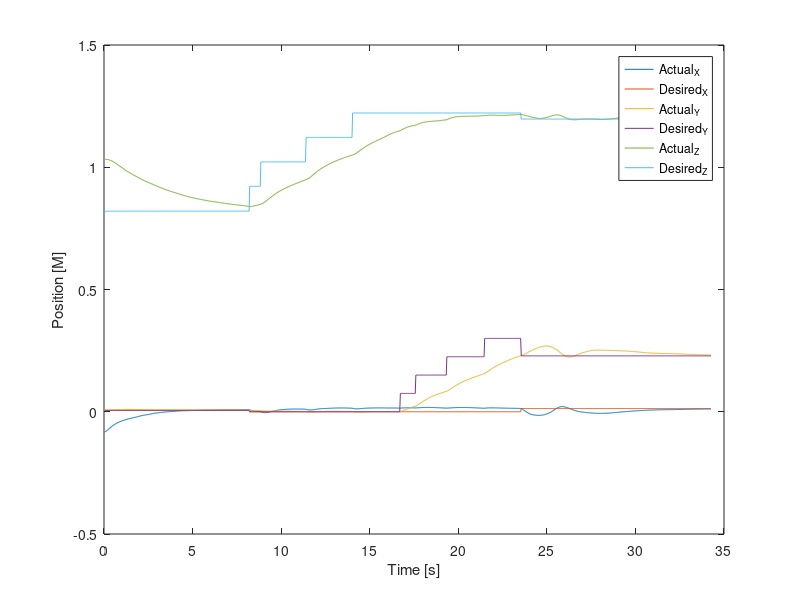
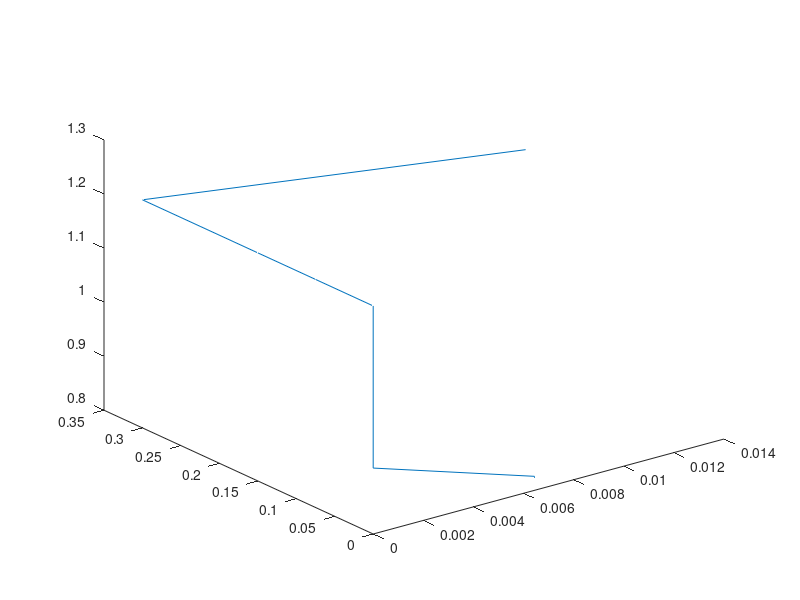

The MATLAB source for these figures, in order:
clc;
clear;
FormatSpec = '%f';

% ActualEefData = importdata('Data/ActualPos.txt');
% DesiredEefData = importdata('Data/DesiredPos.txt');
% 
% ActualParsed = cell(numel(ActualEefData),1);
% DesiredParsed = cell(numel(DesiredEefData),1);
% 
% for i=1:numel(ActualEefData)
%     val1 = sscanf(ActualEefData{i},'[%f,%f,%f]');
%     val2 = sscanf(DesiredEefData{i},'[%f,%f,%f]');
% 
%     ActualParsed{i} = val1;
%     DesiredParsed{i} = val2;
% end
% 
% ActualParsed = cell2mat(ActualParsed);
% DesiredParsed = cell2mat(DesiredParsed);


%ActualEEFPose = fscanf(ActualEEF,FormatSpec,[3,Inf])
% 
% fileID1 = fopen('tocubecurrent.txt','r');
% fileID2 = fopen('tocubedesired.txt','r');
% formatSpec = '%f';
% A = fscanf(fileID1,formatSpec)
% numitems1 = length(A)/3
% fclose(fileID1)
% fileID1 = fopen('tocubecurrent.txt','r');
% B = fscanf(fileID1,formatSpec,[3 Inf]);
% C = fscanf(fileID2,formatSpec,[3 Inf]);2
% 
% 
% plot3(ActualPos(:,1),ActualPos(:,2),ActualPos(:,3))
% hold on
% plot3(DesiredPos(:,1),DesiredPos(:,2),DesiredPos(:,3))
% hold off
ActualPos = [[-0.0827  0.0063  1.0322],
[-0.0817  0.0059  1.0323],
[-0.0802  0.0056  1.0323],
[-0.0784  0.0055  1.0322],
[-0.0764  0.0055  1.0320],
[-0.0743  0.0057  1.0316],
[-0.0721  0.0058  1.0311],
[-0.0698  0.0060  1.0304],
[-0.0674  0.0062  1.0296],
[-0.0651  0.0063  1.0286],
[-0.0630  0.0065  1.0275],
[-0.0610  0.0067  1.0263],
[-0.0591  0.0068  1.0250],
[-0.0574  0.0070  1.0237],
[-0.0557  0.0071  1.0223],
[-0.0540  0.0073  1.0208],
[-0.0523  0.0074  1.0192],
[-0.0506  0.0076  1.0175],
[-0.0491  0.0077  1.0158],
[-0.0477  0.0079  1.0141],
[-0.0464  0.0080  1.0124],
[-0.0451  0.0081  1.0106],
[-0.0439  0.0083  1.0089],
[-0.0428  0.0084  1.0071],
[-0.0415  0.0085  1.0053],
[-0.0404  0.0086  1.0035],
[-0.0393  0.0087  1.0017],
[-0.0383  0.0089  0.9999],
[-0.0373  0.0090  0.9981],
[-0.0364  0.0091  0.9963],
[-0.0356  0.0092  0.9946],
[-0.0348  0.0093  0.9929],
[-0.0339  0.0094  0.9911],
[-0.0330  0.0094  0.9894],
[-0.0322  0.0095  0.9876],
[-0.0314  0.0096  0.9859],
[-0.0307  0.0096  0.9843],
[-0.0301  0.0097  0.9827],
[-0.0295  0.0097  0.9811],
[-0.0288  0.0097  0.9795],
[-0.0282  0.0098  0.9780],
[-0.0276  0.0097  0.9765],
[-0.0270  0.0097  0.9750],
[-0.0264  0.0097  0.9735],
[-0.0258  0.0097  0.9721],
[-0.0252  0.0096  0.9707],
[-0.0246  0.0096  0.9693],
[-0.0241  0.0095  0.9679],
[-0.0235  0.0095  0.9665],
[-0.0229  0.0094  0.9652],
[-0.0222  0.0093  0.9638],
[-0.0216  0.0093  0.9625],
[-0.0210  0.0092  0.9612],
[-0.0204  0.0091  0.9599],
[-0.0198  0.0091  0.9585],
[-0.0191  0.0090  0.9572],
[-0.0183  0.0089  0.9558],
[-0.0175  0.0088  0.9544],
[-0.0169  0.0088  0.9530],
[-0.0163  0.0087  0.9516],
[-0.0157  0.0086  0.9503],
[-0.0153  0.0086  0.9490],
[-0.0148  0.0085  0.9477],
[-0.0144  0.0085  0.9465],
[-0.0139  0.0084  0.9453],
[-0.0135  0.0083  0.9441],
[-0.0131  0.0083  0.9430],
[-0.0127  0.0082  0.9418],
[-0.0122  0.0082  0.9407],
[-0.0118  0.0081  0.9396],
[-0.0113  0.0081  0.9385],
[-0.0108  0.0080  0.9374],
[-0.0104  0.0080  0.9363],
[-0.0100  0.0080  0.9353],
[-0.0096  0.0079  0.9342],
[-0.0091  0.0079  0.9332],
[-0.0085  0.0078  0.9321],
[-0.0079  0.0078  0.9309],
[-0.0073  0.0077  0.9298],
[-0.0067  0.0077  0.9286],
[-0.0063  0.0077  0.9275],
[-0.0059  0.0076  0.9264],
[-0.0055  0.0076  0.9253],
[-0.0052  0.0076  0.9242],
[-0.0049  0.0075  0.9232],
[-0.0046  0.0075  0.9221],
[-0.0043  0.0075  0.9211],
[-0.0040  0.0074  0.9201],
[-0.0037  0.0074  0.9190],
[-0.0033  0.0074  0.9180],
[-0.0030  0.0074  0.9170],
[-0.0027  0.0073  0.9160],
[-0.0024  0.0073  0.9150],
[-0.0021  0.0073  0.9140],
[-0.0019  0.0073  0.9130],
[-0.0016  0.0073  0.9120],
[-0.0013  0.0073  0.9110],
[-0.0010  0.0073  0.9100],
[-0.0008  0.0072  0.9091],
[-0.0006  0.0072  0.9081],
[-0.0004  0.0072  0.9072],
[-0.0003  0.0072  0.9063],
[-0.0001  0.0072  0.9054],
[0.0001 0.0072 0.9045]
[0.0002 0.0072 0.9037]
[0.0004 0.0072 0.9028]
[0.0005 0.0072 0.9020]
[0.0007 0.0072 0.9012]
[0.0008 0.0072 0.9004]
[0.0010 0.0072 0.8996]
[0.0012 0.0072 0.8988]
[0.0013 0.0072 0.8981]
[0.0015 0.0072 0.8973]
[0.0017 0.0071 0.8965]
[0.0019 0.0071 0.8957]
[0.0022 0.0071 0.8949]
[0.0024 0.0071 0.8941]
[0.0027 0.0071 0.8933]
[0.0029 0.0071 0.8924]
[0.0031 0.0071 0.8916]
[0.0033 0.0071 0.8908]
[0.0034 0.0071 0.8900]
[0.0036 0.0070 0.8892]
[0.0038 0.0070 0.8883]
[0.0040 0.0070 0.8875]
[0.0041 0.0070 0.8867]
[0.0041 0.0070 0.8859]
[0.0042 0.0070 0.8851]
[0.0042 0.0070 0.8844]
[0.0042 0.0069 0.8836]
[0.0042 0.0069 0.8829]
[0.0043 0.0069 0.8823]
[0.0043 0.0069 0.8816]
[0.0044 0.0069 0.8809]
[0.0045 0.0069 0.8802]
[0.0046 0.0069 0.8795]
[0.0047 0.0068 0.8789]
[0.0047 0.0068 0.8782]
[0.0048 0.0068 0.8776]
[0.0049 0.0068 0.8770]
[0.0049 0.0068 0.8764]
[0.0050 0.0068 0.8758]
[0.0050 0.0067 0.8752]
[0.0051 0.0067 0.8747]
[0.0052 0.0067 0.8741]
[0.0052 0.0067 0.8736]
[0.0053 0.0067 0.8730]
[0.0054 0.0067 0.8725]
[0.0054 0.0067 0.8720]
[0.0055 0.0066 0.8714]
[0.0056 0.0066 0.8709]
[0.0057 0.0066 0.8704]
[0.0058 0.0066 0.8699]
[0.0058 0.0066 0.8694]
[0.0059 0.0066 0.8689]
[0.0060 0.0065 0.8684]
[0.0060 0.0065 0.8679]
[0.0061 0.0065 0.8674]
[0.0062 0.0065 0.8669]
[0.0062 0.0065 0.8665]
[0.0063 0.0065 0.8660]
[0.0064 0.0065 0.8655]
[0.0064 0.0064 0.8650]
[0.0065 0.0064 0.8646]
[0.0065 0.0064 0.8641]
[0.0065 0.0064 0.8637]
[0.0066 0.0064 0.8632]
[0.0066 0.0064 0.8628]
[0.0067 0.0064 0.8624]
[0.0067 0.0064 0.8619]
[0.0067 0.0064 0.8615]
[0.0068 0.0063 0.8611]
[0.0068 0.0063 0.8607]
[0.0068 0.0063 0.8603]
[0.0069 0.0063 0.8599]
[0.0069 0.0063 0.8595]
[0.0070 0.0063 0.8591]
[0.0070 0.0063 0.8587]
[0.0070 0.0063 0.8583]
[0.0071 0.0063 0.8579]
[0.0071 0.0063 0.8575]
[0.0071 0.0063 0.8571]
[0.0071 0.0062 0.8568]
[0.0072 0.0062 0.8564]
[0.0072 0.0062 0.8560]
[0.0072 0.0062 0.8556]
[0.0072 0.0062 0.8553]
[0.0073 0.0062 0.8549]
[0.0073 0.0062 0.8546]
[0.0073 0.0062 0.8542]
[0.0073 0.0062 0.8538]
[0.0073 0.0062 0.8535]
[0.0074 0.0062 0.8531]
[0.0074 0.0062 0.8528]
[0.0074 0.0061 0.8524]
[0.0075 0.0061 0.8521]
[0.0075 0.0061 0.8517]
[0.0075 0.0061 0.8513]
[0.0075 0.0061 0.8510]
[0.0075 0.0061 0.8507]
[0.0075 0.0061 0.8503]
[0.0075 0.0061 0.8500]
[0.0075 0.0061 0.8497]
[0.0075 0.0061 0.8493]
[0.0075 0.0061 0.8490]
[0.0075 0.0061 0.8487]
[0.0075 0.0060 0.8484]
[0.0075 0.0060 0.8481]
[0.0075 0.0060 0.8478]
[0.0075 0.0060 0.8475]
[0.0075 0.0060 0.8472]
[0.0075 0.0060 0.8469]
[0.0075 0.0060 0.8466]
[0.0075 0.0060 0.8463]
[0.0075 0.0060 0.8460]
[0.0075 0.0060 0.8458]
[0.0075 0.0060 0.8455]
[0.0075 0.0060 0.8452]
[0.0076 0.0060 0.8449]
[0.0076 0.0059 0.8446]
[0.0077 0.0059 0.8443]
[0.0077 0.0059 0.8440]
[0.0078 0.0059 0.8437]
[0.0078 0.0059 0.8434]
[0.0078 0.0059 0.8430]
[0.0079 0.0059 0.8427]
[0.0079 0.0059 0.8424]
[0.0079 0.0059 0.8421]
[0.0079 0.0059 0.8417]
[0.0079 0.0059 0.8414]
[0.0078 0.0058 0.8411]
[0.0078 0.0058 0.8408]
[0.0078 0.0058 0.8405]
[0.0077 0.0058 0.8402]
[0.0069 0.0054 0.8386]
[0.0066 0.0051 0.8390]
[0.0062 0.0049 0.8394]
[0.0057 0.0048 0.8399]
[0.0052 0.0047 0.8403]
[0.0047 0.0047 0.8408]
[0.0042 0.0048 0.8413]
[0.0038 0.0048 0.8419]
[0.0033 0.0049 0.8424]
[0.0029 0.0049 0.8430]
[0.0026 0.0050 0.8436]
[0.0022 0.0051 0.8442]
[0.0019 0.0051 0.8448]
[0.0015 0.0052 0.8455]
[0.0011 0.0052 0.8462]
[0.0008 0.0053 0.8469]
[0.0005 0.0053 0.8476]
[0.0002 0.0053 0.8484]
[-0.0003  0.0051  0.8492],
[-0.0012  0.0045  0.8501],
[-0.0021  0.0040  0.8513],
[-0.0028  0.0037  0.8525],
[-0.0033  0.0034  0.8540],
[-0.0037  0.0032  0.8555],
[-0.0039  0.0031  0.8572],
[-0.0038  0.0030  0.8590],
[-0.0037  0.0030  0.8608],
[-0.0035  0.0029  0.8627],
[-0.0032  0.0029  0.8647],
[-0.0028  0.0029  0.8668],
[-0.0023  0.0029  0.8688],
[-0.0017  0.0029  0.8709],
[-0.0010  0.0030  0.8729],
[-0.0004  0.0030  0.8749],
[0.0002 0.0030 0.8769]
[0.0008 0.0031 0.8789]
[0.0014 0.0031 0.8808]
[0.0020 0.0031 0.8827]
[0.0026 0.0032 0.8846]
[0.0031 0.0032 0.8865]
[0.0036 0.0032 0.8884]
[0.0042 0.0033 0.8902]
[0.0047 0.0033 0.8920]
[0.0052 0.0033 0.8937]
[0.0057 0.0033 0.8954]
[0.0062 0.0033 0.8970]
[0.0066 0.0033 0.8986]
[0.0071 0.0033 0.9002]
[0.0074 0.0032 0.9017]
[0.0078 0.0032 0.9031]
[0.0081 0.0032 0.9046]
[0.0084 0.0032 0.9060]
[0.0087 0.0031 0.9073]
[0.0090 0.0031 0.9086]
[0.0092 0.0030 0.9100]
[0.0094 0.0030 0.9113]
[0.0095 0.0029 0.9125]
[0.0097 0.0029 0.9138]
[0.0099 0.0028 0.9150]
[0.0100 0.0028 0.9163]
[0.0102 0.0027 0.9175]
[0.0103 0.0026 0.9187]
[0.0104 0.0026 0.9198]
[0.0106 0.0025 0.9210]
[0.0107 0.0024 0.9221]
[0.0108 0.0024 0.9232]
[0.0109 0.0023 0.9243]
[0.0110 0.0023 0.9254]
[0.0111 0.0022 0.9265]
[0.0111 0.0022 0.9275]
[0.0112 0.0021 0.9286]
[0.0112 0.0020 0.9296]
[0.0111 0.0020 0.9307]
[0.0111 0.0019 0.9317]
[0.0110 0.0019 0.9328]
[0.0110 0.0018 0.9339]
[0.0110 0.0018 0.9349]
[0.0110 0.0017 0.9359]
[0.0110 0.0017 0.9369]
[0.0110 0.0016 0.9379]
[0.0111 0.0016 0.9389]
[0.0111 0.0015 0.9399]
[0.0111 0.0015 0.9408]
[0.0111 0.0014 0.9417]
[0.0110 0.0014 0.9426]
[0.0109 0.0014 0.9436]
[0.0108 0.0013 0.9445]
[0.0107 0.0013 0.9454]
[0.0105 0.0013 0.9464]
[0.0104 0.0012 0.9474]
[0.0102 0.0012 0.9483]
[0.0098 0.0008 0.9493]
[0.0091 0.0002 0.9504]
[ 0.0085 -0.0003  0.9516],
[ 0.0081 -0.0006  0.9530],
[ 0.0078 -0.0008  0.9545],
[ 0.0076 -0.0010  0.9561],
[ 0.0076 -0.0011  0.9579],
[ 0.0076 -0.0011  0.9597],
[ 0.0076 -0.0011  0.9617],
[ 0.0077 -0.0011  0.9638],
[ 0.0078 -0.0011  0.9660],
[ 0.0080 -0.0011  0.9682],
[ 0.0084 -0.0010  0.9705],
[ 0.0087 -0.0009  0.9727],
[ 0.0091 -0.0008  0.9748],
[ 0.0096 -0.0006  0.9770],
[ 0.0100 -0.0005  0.9791],
[ 0.0103 -0.0003  0.9812],
[ 0.0107 -0.0001  0.9832],
[0.0110 0.0000 0.9852]
[0.0113 0.0002 0.9871]
[0.0117 0.0004 0.9890]
[0.0120 0.0006 0.9907]
[0.0123 0.0007 0.9924]
[0.0125 0.0009 0.9941]
[0.0127 0.0011 0.9956]
[0.0129 0.0012 0.9971]
[0.0130 0.0014 0.9986]
[0.0131 0.0015 1.0001]
[0.0131 0.0016 1.0016]
[0.0132 0.0017 1.0031]
[0.0134 0.0018 1.0046]
[0.0135 0.0019 1.0060]
[0.0136 0.0020 1.0074]
[0.0137 0.0020 1.0088]
[0.0138 0.0020 1.0101]
[0.0139 0.0021 1.0114]
[0.0141 0.0021 1.0127]
[0.0142 0.0021 1.0140]
[0.0143 0.0021 1.0153]
[0.0144 0.0021 1.0165]
[0.0145 0.0021 1.0177]
[0.0146 0.0021 1.0189]
[0.0148 0.0021 1.0200]
[0.0149 0.0021 1.0212]
[0.0150 0.0021 1.0223]
[0.0150 0.0021 1.0235]
[0.0151 0.0021 1.0246]
[0.0152 0.0020 1.0257]
[0.0152 0.0020 1.0267]
[0.0153 0.0020 1.0278]
[0.0154 0.0020 1.0288]
[0.0154 0.0020 1.0298]
[0.0154 0.0019 1.0309]
[0.0155 0.0019 1.0319]
[0.0155 0.0019 1.0328]
[0.0155 0.0019 1.0338]
[0.0155 0.0018 1.0348]
[0.0155 0.0018 1.0357]
[0.0155 0.0018 1.0366]
[0.0154 0.0018 1.0376]
[0.0154 0.0018 1.0385]
[0.0154 0.0017 1.0394]
[0.0153 0.0017 1.0403]
[0.0153 0.0017 1.0412]
[0.0152 0.0017 1.0420]
[0.0152 0.0017 1.0429]
[0.0151 0.0017 1.0438]
[0.0150 0.0016 1.0446]
[0.0150 0.0016 1.0455]
[0.0149 0.0016 1.0463]
[0.0148 0.0016 1.0471]
[0.0147 0.0016 1.0479]
[0.0146 0.0016 1.0487]
[0.0146 0.0016 1.0495]
[0.0141 0.0012 1.0503]
[0.0134 0.0006 1.0511]
[0.0128 0.0001 1.0522]
[ 0.0124 -0.0003  1.0534],
[ 0.0121 -0.0005  1.0547],
[ 0.0120 -0.0007  1.0562],
[ 0.0119 -0.0008  1.0578],
[ 0.0119 -0.0009  1.0595],
[ 0.0120 -0.0010  1.0613],
[ 0.0121 -0.0010  1.0631],
[ 0.0123 -0.0010  1.0649],
[ 0.0125 -0.0010  1.0667],
[ 0.0127 -0.0010  1.0686],
[ 0.0129 -0.0009  1.0705],
[ 0.0131 -0.0009  1.0723],
[ 0.0134 -0.0008  1.0741],
[ 0.0136 -0.0007  1.0759],
[ 0.0138 -0.0005  1.0777],
[ 0.0140 -0.0004  1.0794],
[ 0.0142 -0.0003  1.0811],
[ 0.0144 -0.0001  1.0828],
[0.0145 0.0000 1.0844]
[0.0146 0.0002 1.0861]
[0.0148 0.0003 1.0876]
[0.0149 0.0005 1.0892]
[0.0150 0.0006 1.0907]
[0.0151 0.0007 1.0921]
[0.0151 0.0008 1.0935]
[0.0152 0.0009 1.0949]
[0.0153 0.0009 1.0963]
[0.0153 0.0010 1.0976]
[0.0154 0.0010 1.0990]
[0.0154 0.0010 1.1003]
[0.0155 0.0010 1.1015]
[0.0155 0.0010 1.1028]
[0.0155 0.0010 1.1040]
[0.0156 0.0010 1.1052]
[0.0156 0.0010 1.1064]
[0.0156 0.0010 1.1076]
[0.0157 0.0010 1.1088]
[0.0157 0.0010 1.1100]
[0.0157 0.0011 1.1111]
[0.0158 0.0011 1.1122]
[0.0158 0.0011 1.1134]
[0.0158 0.0011 1.1145]
[0.0157 0.0011 1.1157]
[0.0157 0.0011 1.1169]
[0.0157 0.0011 1.1181]
[0.0156 0.0011 1.1193]
[0.0156 0.0011 1.1205]
[0.0156 0.0011 1.1217]
[0.0156 0.0011 1.1230]
[0.0155 0.0011 1.1243]
[0.0155 0.0011 1.1256]
[0.0154 0.0011 1.1269]
[0.0153 0.0011 1.1282]
[0.0153 0.0011 1.1296]
[0.0152 0.0011 1.1309]
[0.0152 0.0011 1.1322]
[0.0153 0.0011 1.1335]
[0.0153 0.0011 1.1347]
[0.0153 0.0011 1.1359]
[0.0154 0.0011 1.1370]
[0.0154 0.0011 1.1381]
[0.0154 0.0011 1.1391]
[0.0154 0.0011 1.1401]
[0.0154 0.0011 1.1411]
[0.0154 0.0011 1.1420]
[0.0154 0.0011 1.1429]
[0.0153 0.0011 1.1437]
[0.0153 0.0011 1.1445]
[0.0152 0.0011 1.1453]
[0.0151 0.0011 1.1461]
[0.0151 0.0011 1.1469]
[0.0150 0.0011 1.1477]
[0.0149 0.0011 1.1484]
[0.0148 0.0011 1.1492]
[0.0149 0.0013 1.1502]
[0.0151 0.0017 1.1516]
[0.0153 0.0023 1.1530]
[0.0154 0.0030 1.1543]
[0.0156 0.0039 1.1556]
[0.0157 0.0048 1.1568]
[0.0158 0.0059 1.1580]
[0.0159 0.0069 1.1592]
[0.0159 0.0080 1.1604]
[0.0160 0.0091 1.1615]
[0.0160 0.0102 1.1625]
[0.0160 0.0112 1.1635]
[0.0161 0.0122 1.1644]
[0.0161 0.0133 1.1653]
[0.0161 0.0143 1.1661]
[0.0161 0.0152 1.1669]
[0.0161 0.0162 1.1676]
[0.0161 0.0171 1.1682]
[0.0160 0.0180 1.1688]
[0.0160 0.0189 1.1694]
[0.0159 0.0197 1.1699]
[0.0159 0.0205 1.1704]
[0.0158 0.0213 1.1709]
[0.0157 0.0220 1.1714]
[0.0156 0.0227 1.1718]
[0.0157 0.0236 1.1725]
[0.0158 0.0247 1.1736]
[0.0160 0.0260 1.1748]
[0.0161 0.0275 1.1759]
[0.0163 0.0291 1.1769]
[0.0164 0.0308 1.1779]
[0.0166 0.0325 1.1789]
[0.0168 0.0343 1.1798]
[0.0169 0.0360 1.1806]
[0.0171 0.0378 1.1814]
[0.0172 0.0395 1.1821]
[0.0173 0.0412 1.1828]
[0.0175 0.0428 1.1834]
[0.0175 0.0445 1.1839]
[0.0176 0.0461 1.1844]
[0.0177 0.0476 1.1848]
[0.0177 0.0491 1.1852]
[0.0177 0.0507 1.1856]
[0.0177 0.0522 1.1859]
[0.0177 0.0536 1.1862]
[0.0177 0.0550 1.1865]
[0.0177 0.0563 1.1868]
[0.0176 0.0576 1.1870]
[0.0176 0.0589 1.1873]
[0.0175 0.0601 1.1875]
[0.0174 0.0613 1.1877]
[0.0174 0.0624 1.1879]
[0.0173 0.0636 1.1882]
[0.0172 0.0647 1.1884]
[0.0171 0.0658 1.1886]
[0.0170 0.0668 1.1888]
[0.0169 0.0678 1.1890]
[0.0168 0.0688 1.1893]
[0.0167 0.0698 1.1895]
[0.0166 0.0707 1.1897]
[0.0165 0.0716 1.1900]
[0.0164 0.0725 1.1902]
[0.0163 0.0734 1.1904]
[0.0162 0.0742 1.1907]
[0.0160 0.0751 1.1910]
[0.0159 0.0760 1.1913]
[0.0158 0.0769 1.1916]
[0.0156 0.0777 1.1919]
[0.0155 0.0785 1.1922]
[0.0154 0.0793 1.1925]
[0.0153 0.0801 1.1928]
[0.0152 0.0809 1.1931]
[0.0151 0.0817 1.1934]
[0.0150 0.0824 1.1937]
[0.0149 0.0831 1.1941]
[0.0149 0.0840 1.1947]
[0.0150 0.0852 1.1958]
[0.0151 0.0865 1.1968]
[0.0153 0.0881 1.1979]
[0.0154 0.0897 1.1989]
[0.0156 0.0914 1.1999]
[0.0158 0.0932 1.2008]
[0.0160 0.0949 1.2016]
[0.0161 0.0966 1.2024]
[0.0163 0.0983 1.2031]
[0.0164 0.1000 1.2038]
[0.0166 0.1016 1.2044]
[0.0167 0.1033 1.2050]
[0.0168 0.1049 1.2055]
[0.0170 0.1064 1.2059]
[0.0171 0.1080 1.2063]
[0.0171 0.1095 1.2066]
[0.0172 0.1109 1.2069]
[0.0173 0.1124 1.2072]
[0.0174 0.1138 1.2074]
[0.0174 0.1152 1.2076]
[0.0174 0.1166 1.2078]
[0.0175 0.1179 1.2079]
[0.0175 0.1192 1.2080]
[0.0175 0.1205 1.2081]
[0.0175 0.1217 1.2082]
[0.0175 0.1229 1.2083]
[0.0175 0.1241 1.2083]
[0.0174 0.1253 1.2084]
[0.0174 0.1264 1.2084]
[0.0174 0.1275 1.2084]
[0.0173 0.1286 1.2084]
[0.0172 0.1297 1.2085]
[0.0172 0.1307 1.2085]
[0.0171 0.1318 1.2085]
[0.0170 0.1328 1.2086]
[0.0170 0.1338 1.2086]
[0.0169 0.1348 1.2086]
[0.0168 0.1358 1.2087]
[0.0167 0.1367 1.2087]
[0.0166 0.1377 1.2088]
[0.0165 0.1387 1.2089]
[0.0164 0.1396 1.2089]
[0.0163 0.1405 1.2090]
[0.0162 0.1414 1.2091]
[0.0161 0.1423 1.2092]
[0.0159 0.1432 1.2093]
[0.0158 0.1441 1.2094]
[0.0157 0.1450 1.2095]
[0.0156 0.1459 1.2096]
[0.0155 0.1467 1.2097]
[0.0154 0.1476 1.2098]
[0.0153 0.1485 1.2099]
[0.0152 0.1494 1.2101]
[0.0150 0.1503 1.2102]
[0.0149 0.1513 1.2104]
[0.0148 0.1522 1.2105]
[0.0147 0.1531 1.2107]
[0.0146 0.1540 1.2108]
[0.0145 0.1548 1.2110]
[0.0143 0.1557 1.2111]
[0.0144 0.1567 1.2113]
[0.0147 0.1580 1.2116]
[0.0150 0.1595 1.2119]
[0.0152 0.1612 1.2122]
[0.0154 0.1629 1.2125]
[0.0156 0.1646 1.2127]
[0.0157 0.1664 1.2128]
[0.0158 0.1682 1.2130]
[0.0158 0.1700 1.2130]
[0.0159 0.1717 1.2131]
[0.0159 0.1734 1.2131]
[0.0159 0.1751 1.2131]
[0.0159 0.1767 1.2130]
[0.0159 0.1783 1.2130]
[0.0158 0.1799 1.2129]
[0.0158 0.1814 1.2128]
[0.0158 0.1829 1.2128]
[0.0157 0.1844 1.2127]
[0.0156 0.1858 1.2126]
[0.0156 0.1872 1.2125]
[0.0155 0.1886 1.2125]
[0.0155 0.1899 1.2124]
[0.0154 0.1912 1.2124]
[0.0153 0.1925 1.2123]
[0.0153 0.1938 1.2123]
[0.0152 0.1950 1.2123]
[0.0152 0.1963 1.2123]
[0.0151 0.1975 1.2123]
[0.0150 0.1987 1.2123]
[0.0150 0.1998 1.2124]
[0.0149 0.2010 1.2124]
[0.0149 0.2022 1.2125]
[0.0148 0.2034 1.2126]
[0.0148 0.2045 1.2127]
[0.0147 0.2057 1.2128]
[0.0147 0.2068 1.2129]
[0.0146 0.2079 1.2130]
[0.0146 0.2090 1.2131]
[0.0145 0.2101 1.2132]
[0.0145 0.2112 1.2134]
[0.0144 0.2123 1.2135]
[0.0144 0.2133 1.2136]
[0.0144 0.2143 1.2138]
[0.0143 0.2154 1.2139]
[0.0143 0.2164 1.2141]
[0.0142 0.2175 1.2142]
[0.0142 0.2185 1.2144]
[0.0141 0.2194 1.2145]
[0.0141 0.2204 1.2146]
[0.0140 0.2213 1.2148]
[0.0140 0.2222 1.2149]
[0.0139 0.2231 1.2150]
[0.0138 0.2240 1.2151]
[0.0138 0.2248 1.2152]
[0.0137 0.2256 1.2153]
[0.0137 0.2264 1.2154]
[0.0136 0.2272 1.2155]
[0.0136 0.2280 1.2156]
[0.0135 0.2288 1.2157]
[0.0131 0.2297 1.2157]
[0.0121 0.2309 1.2156]
[0.0106 0.2320 1.2151]
[0.0088 0.2331 1.2145]
[0.0068 0.2342 1.2138]
[0.0049 0.2353 1.2130]
[0.0030 0.2366 1.2123]
[0.0013 0.2379 1.2117]
[-0.0004  0.2392  1.2111],
[-0.0019  0.2406  1.2105],
[-0.0034  0.2420  1.2099],
[-0.0048  0.2434  1.2093],
[-0.0062  0.2447  1.2086],
[-0.0075  0.2459  1.2078],
[-0.0088  0.2471  1.2071],
[-0.0099  0.2483  1.2064],
[-0.0108  0.2496  1.2057],
[-0.0115  0.2508  1.2052],
[-0.0120  0.2520  1.2046],
[-0.0125  0.2531  1.2041],
[-0.0130  0.2543  1.2035],
[-0.0133  0.2554  1.2030],
[-0.0136  0.2566  1.2025],
[-0.0140  0.2576  1.2020],
[-0.0143  0.2586  1.2014],
[-0.0145  0.2596  1.2009],
[-0.0146  0.2606  1.2006],
[-0.0146  0.2616  1.2003],
[-0.0146  0.2625  1.2001],
[-0.0146  0.2634  1.1999],
[-0.0145  0.2643  1.1999],
[-0.0143  0.2652  1.1999],
[-0.0141  0.2659  1.1999],
[-0.0138  0.2667  1.2001],
[-0.0135  0.2673  1.2003],
[-0.0131  0.2678  1.2006],
[-0.0127  0.2683  1.2010],
[-0.0121  0.2687  1.2015],
[-0.0115  0.2690  1.2020],
[-0.0107  0.2691  1.2026],
[-0.0099  0.2692  1.2032],
[-0.0090  0.2691  1.2039],
[-0.0080  0.2689  1.2046],
[-0.0070  0.2686  1.2053],
[-0.0059  0.2682  1.2060],
[-0.0048  0.2677  1.2067],
[-0.0036  0.2670  1.2075],
[-0.0022  0.2663  1.2083],
[-0.0008  0.2654  1.2091],
[0.0007 0.2645 1.2098]
[0.0022 0.2635 1.2106]
[0.0038 0.2625 1.2114]
[0.0054 0.2613 1.2121]
[0.0071 0.2600 1.2127]
[0.0088 0.2586 1.2133]
[0.0105 0.2570 1.2137]
[0.0122 0.2554 1.2140]
[0.0137 0.2536 1.2142]
[0.0152 0.2518 1.2142]
[0.0166 0.2499 1.2141]
[0.0178 0.2479 1.2138]
[0.0188 0.2459 1.2134]
[0.0197 0.2438 1.2128]
[0.0204 0.2418 1.2120]
[0.0208 0.2398 1.2112]
[0.0211 0.2378 1.2102]
[0.0212 0.2359 1.2091]
[0.0211 0.2341 1.2079]
[0.0209 0.2324 1.2067]
[0.0204 0.2308 1.2054]
[0.0199 0.2293 1.2041]
[0.0192 0.2281 1.2029]
[0.0184 0.2269 1.2017]
[0.0176 0.2260 1.2006]
[0.0168 0.2252 1.1995]
[0.0159 0.2246 1.1986]
[0.0150 0.2242 1.1977]
[0.0140 0.2239 1.1970]
[0.0131 0.2238 1.1963]
[0.0121 0.2239 1.1957]
[0.0112 0.2240 1.1952]
[0.0102 0.2244 1.1948]
[0.0092 0.2249 1.1945]
[0.0082 0.2256 1.1943]
[0.0072 0.2264 1.1942]
[0.0063 0.2273 1.1942]
[0.0055 0.2282 1.1942]
[0.0047 0.2292 1.1943]
[0.0039 0.2302 1.1944]
[0.0032 0.2313 1.1946]
[0.0026 0.2324 1.1948]
[0.0020 0.2335 1.1950]
[0.0014 0.2346 1.1953]
[0.0009 0.2357 1.1955]
[0.0004 0.2367 1.1957]
[-0.0000  0.2377  1.1959],
[-0.0004  0.2387  1.1961],
[-0.0008  0.2396  1.1963],
[-0.0011  0.2405  1.1964],
[-0.0015  0.2413  1.1966],
[-0.0018  0.2420  1.1967],
[-0.0021  0.2427  1.1967],
[-0.0024  0.2434  1.1968],
[-0.0027  0.2441  1.1969],
[-0.0030  0.2448  1.1970],
[-0.0033  0.2455  1.1971],
[-0.0035  0.2462  1.1972],
[-0.0038  0.2468  1.1972],
[-0.0040  0.2474  1.1973],
[-0.0043  0.2480  1.1973],
[-0.0045  0.2486  1.1973],
[-0.0048  0.2492  1.1973],
[-0.0050  0.2496  1.1973],
[-0.0051  0.2500  1.1973],
[-0.0053  0.2504  1.1972],
[-0.0055  0.2507  1.1971],
[-0.0056  0.2511  1.1970],
[-0.0058  0.2514  1.1969],
[-0.0060  0.2516  1.1968],
[-0.0061  0.2518  1.1966],
[-0.0062  0.2519  1.1965],
[-0.0063  0.2520  1.1963],
[-0.0063  0.2520  1.1961],
[-0.0064  0.2520  1.1959],
[-0.0064  0.2520  1.1957],
[-0.0065  0.2520  1.1955],
[-0.0065  0.2519  1.1953],
[-0.0065  0.2519  1.1952],
[-0.0065  0.2518  1.1951],
[-0.0064  0.2517  1.1950],
[-0.0064  0.2517  1.1950],
[-0.0064  0.2516  1.1950],
[-0.0063  0.2515  1.1951],
[-0.0063  0.2514  1.1952],
[-0.0062  0.2514  1.1953],
[-0.0061  0.2513  1.1954],
[-0.0060  0.2512  1.1956],
[-0.0059  0.2512  1.1958],
[-0.0058  0.2511  1.1960],
[-0.0057  0.2511  1.1963],
[-0.0056  0.2510  1.1965],
[-0.0054  0.2509  1.1968],
[-0.0053  0.2509  1.1971],
[-0.0051  0.2508  1.1974],
[-0.0049  0.2508  1.1977],
[-0.0048  0.2507  1.1980],
[-0.0046  0.2507  1.1984],
[-0.0044  0.2506  1.1987],
[-0.0041  0.2505  1.1990],
[-0.0039  0.2505  1.1993],
[-0.0037  0.2504  1.1996],
[-0.0034  0.2503  1.2000],
[-0.0032  0.2502  1.2002],
[-0.0030  0.2502  1.2005],
[-0.0027  0.2501  1.2008],
[-0.0025  0.2500  1.2011],
[-0.0022  0.2499  1.2013],
[-0.0020  0.2498  1.2016],
[-0.0017  0.2497  1.2018],
[-0.0015  0.2496  1.2020],
[-0.0012  0.2495  1.2023],
[-0.0010  0.2494  1.2024],
[-0.0008  0.2493  1.2026],
[-0.0005  0.2492  1.2028],
[-0.0003  0.2491  1.2029],
[-0.0001  0.2490  1.2030],
[0.0001 0.2489 1.2031],
[0.0003 0.2488 1.2032],
[0.0005 0.2487 1.2033],
[0.0008 0.2485 1.2034],
[0.0010 0.2484 1.2035],
[0.0012 0.2482 1.2036],
[0.0014 0.2480 1.2036],
[0.0016 0.2479 1.2037],
[0.0018 0.2477 1.2037],
[0.0019 0.2475 1.2037],
[0.0021 0.2473 1.2037],
[0.0023 0.2471 1.2037],
[0.0025 0.2469 1.2037],
[0.0026 0.2467 1.2037],
[0.0028 0.2465 1.2038],
[0.0030 0.2463 1.2038],
[0.0032 0.2461 1.2037],
[0.0033 0.2458 1.2037],
[0.0035 0.2456 1.2037],
[0.0037 0.2454 1.2036],
[0.0038 0.2451 1.2035],
[0.0039 0.2449 1.2034],
[0.0041 0.2446 1.2033],
[0.0043 0.2444 1.2032],
[0.0044 0.2441 1.2031],
[0.0046 0.2438 1.2031],
[0.0048 0.2436 1.2031],
[0.0050 0.2433 1.2030],
[0.0051 0.2431 1.2030],
[0.0053 0.2428 1.2029],
[0.0054 0.2426 1.2029],
[0.0056 0.2423 1.2028],
[0.0057 0.2421 1.2028],
[0.0059 0.2419 1.2028],
[0.0060 0.2417 1.2027],
[0.0061 0.2415 1.2027],
[0.0062 0.2413 1.2027],
[0.0064 0.2411 1.2026],
[0.0065 0.2409 1.2026],
[0.0066 0.2407 1.2026],
[0.0067 0.2406 1.2025],
[0.0068 0.2404 1.2025],
[0.0069 0.2403 1.2025],
[0.0070 0.2401 1.2025],
[0.0071 0.2400 1.2024],
[0.0071 0.2399 1.2024],
[0.0072 0.2397 1.2024],
[0.0073 0.2396 1.2023],
[0.0074 0.2395 1.2023],
[0.0075 0.2394 1.2023],
[0.0075 0.2393 1.2022],
[0.0076 0.2393 1.2022],
[0.0076 0.2392 1.2022],
[0.0077 0.2391 1.2022],
[0.0078 0.2390 1.2021],
[0.0078 0.2390 1.2021],
[0.0079 0.2389 1.2020],
[0.0079 0.2388 1.2020],
[0.0079 0.2388 1.2020],
[0.0080 0.2387 1.2019],
[0.0080 0.2386 1.2019],
[0.0081 0.2386 1.2019],
[0.0081 0.2385 1.2018],
[0.0082 0.2385 1.2018],
[0.0082 0.2384 1.2018],
[0.0082 0.2384 1.2017],
[0.0083 0.2383 1.2017],
[0.0083 0.2383 1.2017],
[0.0083 0.2382 1.2016],
[0.0083 0.2382 1.2015],
[0.0084 0.2381 1.2015],
[0.0084 0.2381 1.2014],
[0.0084 0.2380 1.2014],
[0.0085 0.2379 1.2013],
[0.0085 0.2379 1.2013],
[0.0086 0.2378 1.2012],
[0.0086 0.2377 1.2012],
[0.0087 0.2376 1.2012],
[0.0087 0.2376 1.2011],
[0.0088 0.2375 1.2011],
[0.0088 0.2374 1.2010],
[0.0088 0.2373 1.2010],
[0.0089 0.2372 1.2010],
[0.0089 0.2371 1.2009],
[0.0090 0.2370 1.2009],
[0.0090 0.2369 1.2008],
[0.0091 0.2369 1.2008],
[0.0091 0.2368 1.2007],
[0.0092 0.2367 1.2007],
[0.0092 0.2365 1.2006],
[0.0093 0.2364 1.2006],
[0.0093 0.2363 1.2005],
[0.0094 0.2362 1.2005],
[0.0095 0.2361 1.2005],
[0.0095 0.2360 1.2004],
[0.0096 0.2359 1.2004],
[0.0097 0.2357 1.2004],
[0.0097 0.2356 1.2003],
[0.0098 0.2355 1.2003],
[0.0098 0.2354 1.2003],
[0.0099 0.2353 1.2002],
[0.0100 0.2352 1.2002],
[0.0100 0.2351 1.2002],
[0.0101 0.2350 1.2001],
[0.0101 0.2348 1.2001],
[0.0102 0.2347 1.2001],
[0.0102 0.2346 1.2000],
[0.0103 0.2345 1.2000],
[0.0103 0.2345 1.1999],
[0.0103 0.2344 1.1999],
[0.0104 0.2343 1.1999],
[0.0105 0.2342 1.1998],
[0.0105 0.2341 1.1998],
[0.0106 0.2340 1.1998],
[0.0106 0.2339 1.1998],
[0.0107 0.2338 1.1997],
[0.0107 0.2337 1.1997],
[0.0108 0.2336 1.1997],
[0.0108 0.2335 1.1996],
[0.0108 0.2335 1.1996],
[0.0109 0.2334 1.1995],
[0.0109 0.2333 1.1995],
[0.0109 0.2332 1.1995],
[0.0110 0.2332 1.1994],
[0.0110 0.2331 1.1994],
[0.0111 0.2330 1.1994],
[0.0111 0.2329 1.1993],
[0.0111 0.2329 1.1993],
[0.0112 0.2328 1.1993],
[0.0112 0.2327 1.1993],
[0.0112 0.2327 1.1992],
[0.0113 0.2326 1.1992],
[0.0113 0.2326 1.1992],
[0.0113 0.2325 1.1991],
[0.0113 0.2325 1.1991],
[0.0114 0.2324 1.1991],
[0.0114 0.2324 1.1991],
[0.0114 0.2323 1.1990],
[0.0114 0.2323 1.1990],
[0.0114 0.2322 1.1990],
[0.0115 0.2322 1.1990]];

DesiredPos = [[0.0066 0.0053 0.8173],
[0.0066 0.0053 0.8186],
[0.0066 0.0053 0.8194],
[0.0066 0.0053 0.8199],
[0.0066 0.0053 0.8201],
[0.0066 0.0053 0.8203],
[0.0066 0.0053 0.8203],
[0.0066 0.0053 0.8204],
[0.0066 0.0053 0.8204],
[0.0066 0.0053 0.8204],
[0.0066 0.0053 0.8204],
[0.0066 0.0053 0.8204],
[0.0066 0.0053 0.8204],
[0.0066 0.0053 0.8204],
[0.0066 0.0053 0.8204],
[0.0066 0.0053 0.8204],
[0.0066 0.0053 0.8204],
[0.0066 0.0053 0.8204],
[0.0066 0.0053 0.8204],
[0.0066 0.0053 0.8204],
[0.0066 0.0053 0.8204],
[0.0066 0.0053 0.8204],
[0.0066 0.0053 0.8204],
[0.0066 0.0053 0.8204],
[0.0066 0.0053 0.8204],
[0.0066 0.0053 0.8204],
[0.0066 0.0053 0.8204],
[0.0066 0.0053 0.8204],
[0.0066 0.0053 0.8204],
[0.0066 0.0053 0.8204],
[0.0066 0.0053 0.8204],
[0.0066 0.0053 0.8204],
[0.0066 0.0053 0.8204],
[0.0066 0.0053 0.8204],
[0.0066 0.0053 0.8204],
[0.0066 0.0053 0.8204],
[0.0066 0.0053 0.8204],
[0.0066 0.0053 0.8204],
[0.0066 0.0053 0.8204],
[0.0066 0.0053 0.8204],
[0.0066 0.0053 0.8204],
[0.0066 0.0053 0.8204],
[0.0066 0.0053 0.8204],
[0.0066 0.0053 0.8204],
[0.0066 0.0053 0.8204],
[0.0066 0.0053 0.8204],
[0.0066 0.0053 0.8204],
[0.0066 0.0053 0.8204],
[0.0066 0.0053 0.8204],
[0.0066 0.0053 0.8204],
[0.0066 0.0053 0.8204],
[0.0066 0.0053 0.8204],
[0.0066 0.0053 0.8204],
[0.0066 0.0053 0.8204],
[0.0066 0.0053 0.8204],
[0.0066 0.0053 0.8204],
[0.0066 0.0053 0.8204],
[0.0066 0.0053 0.8204],
[0.0066 0.0053 0.8204],
[0.0066 0.0053 0.8204],
[0.0066 0.0053 0.8204],
[0.0066 0.0053 0.8204],
[0.0066 0.0053 0.8204],
[0.0066 0.0053 0.8204],
[0.0066 0.0053 0.8204],
[0.0066 0.0053 0.8204],
[0.0066 0.0053 0.8204],
[0.0066 0.0053 0.8204],
[0.0066 0.0053 0.8204],
[0.0066 0.0053 0.8204],
[0.0066 0.0053 0.8204],
[0.0066 0.0053 0.8204],
[0.0066 0.0053 0.8204],
[0.0066 0.0053 0.8204],
[0.0066 0.0053 0.8204],
[0.0066 0.0053 0.8204],
[0.0066 0.0053 0.8204],
[0.0066 0.0053 0.8204],
[0.0066 0.0053 0.8204],
[0.0066 0.0053 0.8204],
[0.0066 0.0053 0.8204],
[0.0066 0.0053 0.8204],
[0.0066 0.0053 0.8204],
[0.0066 0.0053 0.8204],
[0.0066 0.0053 0.8204],
[0.0066 0.0053 0.8204],
[0.0066 0.0053 0.8204],
[0.0066 0.0053 0.8204],
[0.0066 0.0053 0.8204],
[0.0066 0.0053 0.8204],
[0.0066 0.0053 0.8204],
[0.0066 0.0053 0.8204],
[0.0066 0.0053 0.8204],
[0.0066 0.0053 0.8204],
[0.0066 0.0053 0.8204],
[0.0066 0.0053 0.8204],
[0.0066 0.0053 0.8204],
[0.0066 0.0053 0.8204],
[0.0066 0.0053 0.8204],
[0.0066 0.0053 0.8204],
[0.0066 0.0053 0.8204],
[0.0066 0.0053 0.8204],
[0.0066 0.0053 0.8204],
[0.0066 0.0053 0.8204],
[0.0066 0.0053 0.8204],
[0.0066 0.0053 0.8204],
[0.0066 0.0053 0.8204],
[0.0066 0.0053 0.8204],
[0.0066 0.0053 0.8204],
[0.0066 0.0053 0.8204],
[0.0066 0.0053 0.8204],
[0.0066 0.0053 0.8204],
[0.0066 0.0053 0.8204],
[0.0066 0.0053 0.8204],
[0.0066 0.0053 0.8204],
[0.0066 0.0053 0.8204],
[0.0066 0.0053 0.8204],
[0.0066 0.0053 0.8204],
[0.0066 0.0053 0.8204],
[0.0066 0.0053 0.8204],
[0.0066 0.0053 0.8204],
[0.0066 0.0053 0.8204],
[0.0066 0.0053 0.8204],
[0.0066 0.0053 0.8204],
[0.0066 0.0053 0.8204],
[0.0066 0.0053 0.8204],
[0.0066 0.0053 0.8204],
[0.0066 0.0053 0.8204],
[0.0066 0.0053 0.8204],
[0.0066 0.0053 0.8204],
[0.0066 0.0053 0.8204],
[0.0066 0.0053 0.8204],
[0.0066 0.0053 0.8204],
[0.0066 0.0053 0.8204],
[0.0066 0.0053 0.8204],
[0.0066 0.0053 0.8204],
[0.0066 0.0053 0.8204],
[0.0066 0.0053 0.8204],
[0.0066 0.0053 0.8204],
[0.0066 0.0053 0.8204],
[0.0066 0.0053 0.8204],
[0.0066 0.0053 0.8204],
[0.0066 0.0053 0.8204],
[0.0066 0.0053 0.8204],
[0.0066 0.0053 0.8204],
[0.0066 0.0053 0.8204],
[0.0066 0.0053 0.8204],
[0.0066 0.0053 0.8204],
[0.0066 0.0053 0.8204],
[0.0066 0.0053 0.8204],
[0.0066 0.0053 0.8204],
[0.0066 0.0053 0.8204],
[0.0066 0.0053 0.8204],
[0.0066 0.0053 0.8204],
[0.0066 0.0053 0.8204],
[0.0066 0.0053 0.8204],
[0.0066 0.0053 0.8204],
[0.0066 0.0053 0.8204],
[0.0066 0.0053 0.8204],
[0.0066 0.0053 0.8204],
[0.0066 0.0053 0.8204],
[0.0066 0.0053 0.8204],
[0.0066 0.0053 0.8204],
[0.0066 0.0053 0.8204],
[0.0066 0.0053 0.8204],
[0.0066 0.0053 0.8204],
[0.0066 0.0053 0.8204],
[0.0066 0.0053 0.8204],
[0.0066 0.0053 0.8204],
[0.0066 0.0053 0.8204],
[0.0066 0.0053 0.8204],
[0.0066 0.0053 0.8204],
[0.0066 0.0053 0.8204],
[0.0066 0.0053 0.8204],
[0.0066 0.0053 0.8204],
[0.0066 0.0053 0.8204],
[0.0066 0.0053 0.8204],
[0.0066 0.0053 0.8204],
[0.0066 0.0053 0.8204],
[0.0066 0.0053 0.8204],
[0.0066 0.0053 0.8204],
[0.0066 0.0053 0.8204],
[0.0066 0.0053 0.8204],
[0.0066 0.0053 0.8204],
[0.0066 0.0053 0.8204],
[0.0066 0.0053 0.8204],
[0.0066 0.0053 0.8204],
[0.0066 0.0053 0.8204],
[0.0066 0.0053 0.8204],
[0.0066 0.0053 0.8204],
[0.0066 0.0053 0.8204],
[0.0066 0.0053 0.8204],
[0.0066 0.0053 0.8204],
[0.0066 0.0053 0.8204],
[0.0066 0.0053 0.8204],
[0.0066 0.0053 0.8204],
[0.0066 0.0053 0.8204],
[0.0066 0.0053 0.8204],
[0.0066 0.0053 0.8204],
[0.0066 0.0053 0.8204],
[0.0066 0.0053 0.8204],
[0.0066 0.0053 0.8204],
[0.0066 0.0053 0.8204],
[0.0066 0.0053 0.8204],
[0.0066 0.0053 0.8204],
[0.0066 0.0053 0.8204],
[0.0066 0.0053 0.8204],
[0.0066 0.0053 0.8204],
[0.0066 0.0053 0.8204],
[0.0066 0.0053 0.8204],
[0.0066 0.0053 0.8204],
[0.0066 0.0053 0.8204],
[0.0066 0.0053 0.8204],
[0.0066 0.0053 0.8204],
[0.0066 0.0053 0.8204],
[0.0066 0.0053 0.8204],
[0.0066 0.0053 0.8204],
[0.0066 0.0053 0.8204],
[0.0066 0.0053 0.8204],
[0.0066 0.0053 0.8204],
[0.0066 0.0053 0.8204],
[0.0066 0.0053 0.8204],
[0.0066 0.0053 0.8204],
[0.0066 0.0053 0.8204],
[0.0066 0.0053 0.8204],
[0.0066 0.0053 0.8204],
[0.0066 0.0053 0.8204],
[0.0066 0.0053 0.8204],
[0.0066 0.0053 0.8204],
[0.0066 0.0053 0.8204],
[0.0066 0.0053 0.8204],
[0.0066 0.0053 0.8204],
[0.0066 0.0053 0.8204],
[0.0066 0.0053 0.8204],
[0.0000 0.0000 0.9220],
[0.0000 0.0000 0.9220],
[0.0000 0.0000 0.9220],
[0.0000 0.0000 0.9220],
[0.0000 0.0000 0.9220],
[0.0000 0.0000 0.9220],
[0.0000 0.0000 0.9220],
[0.0000 0.0000 0.9220],
[0.0000 0.0000 0.9220],
[0.0000 0.0000 0.9220],
[0.0000 0.0000 0.9220],
[0.0000 0.0000 0.9220],
[0.0000 0.0000 0.9220],
[0.0000 0.0000 0.9220],
[0.0000 0.0000 0.9220],
[0.0000 0.0000 0.9220],
[0.0000 0.0000 0.9220],
[0.0000 0.0000 0.9220],
[0.0000 0.0000 1.0220],
[0.0000 0.0000 1.0220],
[0.0000 0.0000 1.0220],
[0.0000 0.0000 1.0220],
[0.0000 0.0000 1.0220],
[0.0000 0.0000 1.0220],
[0.0000 0.0000 1.0220],
[0.0000 0.0000 1.0220],
[0.0000 0.0000 1.0220],
[0.0000 0.0000 1.0220],
[0.0000 0.0000 1.0220],
[0.0000 0.0000 1.0220],
[0.0000 0.0000 1.0220],
[0.0000 0.0000 1.0220],
[0.0000 0.0000 1.0220],
[0.0000 0.0000 1.0220],
[0.0000 0.0000 1.0220],
[0.0000 0.0000 1.0220],
[0.0000 0.0000 1.0220],
[0.0000 0.0000 1.0220],
[0.0000 0.0000 1.0220],
[0.0000 0.0000 1.0220],
[0.0000 0.0000 1.0220],
[0.0000 0.0000 1.0220],
[0.0000 0.0000 1.0220],
[0.0000 0.0000 1.0220],
[0.0000 0.0000 1.0220],
[0.0000 0.0000 1.0220],
[0.0000 0.0000 1.0220],
[0.0000 0.0000 1.0220],
[0.0000 0.0000 1.0220],
[0.0000 0.0000 1.0220],
[0.0000 0.0000 1.0220],
[0.0000 0.0000 1.0220],
[0.0000 0.0000 1.0220],
[0.0000 0.0000 1.0220],
[0.0000 0.0000 1.0220],
[0.0000 0.0000 1.0220],
[0.0000 0.0000 1.0220],
[0.0000 0.0000 1.0220],
[0.0000 0.0000 1.0220],
[0.0000 0.0000 1.0220],
[0.0000 0.0000 1.0220],
[0.0000 0.0000 1.0220],
[0.0000 0.0000 1.0220],
[0.0000 0.0000 1.0220],
[0.0000 0.0000 1.0220],
[0.0000 0.0000 1.0220],
[0.0000 0.0000 1.0220],
[0.0000 0.0000 1.0220],
[0.0000 0.0000 1.0220],
[0.0000 0.0000 1.0220],
[0.0000 0.0000 1.0220],
[0.0000 0.0000 1.0220],
[0.0000 0.0000 1.0220],
[0.0000 0.0000 1.0220],
[0.0000 0.0000 1.0220],
[0.0000 0.0000 1.0220],
[0.0000 0.0000 1.0220],
[0.0000 0.0000 1.0220],
[0.0000 0.0000 1.0220],
[0.0000 0.0000 1.0220],
[0.0000 0.0000 1.0220],
[0.0000 0.0000 1.0220],
[0.0000 0.0000 1.0220],
[0.0000 0.0000 1.0220],
[0.0000 0.0000 1.0220],
[0.0000 0.0000 1.0220],
[0.0000 0.0000 1.0220],
[0.0000 0.0000 1.0220],
[0.0000 0.0000 1.0220],
[0.0000 0.0000 1.0220],
[0.0000 0.0000 1.0220],
[0.0000 0.0000 1.1220],
[0.0000 0.0000 1.1220],
[0.0000 0.0000 1.1220],
[0.0000 0.0000 1.1220],
[0.0000 0.0000 1.1220],
[0.0000 0.0000 1.1220],
[0.0000 0.0000 1.1220],
[0.0000 0.0000 1.1220],
[0.0000 0.0000 1.1220],
[0.0000 0.0000 1.1220],
[0.0000 0.0000 1.1220],
[0.0000 0.0000 1.1220],
[0.0000 0.0000 1.1220],
[0.0000 0.0000 1.1220],
[0.0000 0.0000 1.1220],
[0.0000 0.0000 1.1220],
[0.0000 0.0000 1.1220],
[0.0000 0.0000 1.1220],
[0.0000 0.0000 1.1220],
[0.0000 0.0000 1.1220],
[0.0000 0.0000 1.1220],
[0.0000 0.0000 1.1220],
[0.0000 0.0000 1.1220],
[0.0000 0.0000 1.1220],
[0.0000 0.0000 1.1220],
[0.0000 0.0000 1.1220],
[0.0000 0.0000 1.1220],
[0.0000 0.0000 1.1220],
[0.0000 0.0000 1.1220],
[0.0000 0.0000 1.1220],
[0.0000 0.0000 1.1220],
[0.0000 0.0000 1.1220],
[0.0000 0.0000 1.1220],
[0.0000 0.0000 1.1220],
[0.0000 0.0000 1.1220],
[0.0000 0.0000 1.1220],
[0.0000 0.0000 1.1220],
[0.0000 0.0000 1.1220],
[0.0000 0.0000 1.1220],
[0.0000 0.0000 1.1220],
[0.0000 0.0000 1.1220],
[0.0000 0.0000 1.1220],
[0.0000 0.0000 1.1220],
[0.0000 0.0000 1.1220],
[0.0000 0.0000 1.1220],
[0.0000 0.0000 1.1220],
[0.0000 0.0000 1.1220],
[0.0000 0.0000 1.1220],
[0.0000 0.0000 1.1220],
[0.0000 0.0000 1.1220],
[0.0000 0.0000 1.1220],
[0.0000 0.0000 1.1220],
[0.0000 0.0000 1.1220],
[0.0000 0.0000 1.1220],
[0.0000 0.0000 1.1220],
[0.0000 0.0000 1.1220],
[0.0000 0.0000 1.1220],
[0.0000 0.0000 1.1220],
[0.0000 0.0000 1.1220],
[0.0000 0.0000 1.1220],
[0.0000 0.0000 1.1220],
[0.0000 0.0000 1.1220],
[0.0000 0.0000 1.1220],
[0.0000 0.0000 1.1220],
[0.0000 0.0000 1.1220],
[0.0000 0.0000 1.1220],
[0.0000 0.0000 1.1220],
[0.0000 0.0000 1.1220],
[0.0000 0.0000 1.1220],
[0.0000 0.0000 1.1220],
[0.0000 0.0000 1.1220],
[0.0000 0.0000 1.1220],
[0.0000 0.0000 1.1220],
[0.0000 0.0000 1.1220],
[0.0000 0.0000 1.1220],
[0.0000 0.0000 1.2220],
[0.0000 0.0000 1.2220],
[0.0000 0.0000 1.2220],
[0.0000 0.0000 1.2220],
[0.0000 0.0000 1.2220],
[0.0000 0.0000 1.2220],
[0.0000 0.0000 1.2220],
[0.0000 0.0000 1.2220],
[0.0000 0.0000 1.2220],
[0.0000 0.0000 1.2220],
[0.0000 0.0000 1.2220],
[0.0000 0.0000 1.2220],
[0.0000 0.0000 1.2220],
[0.0000 0.0000 1.2220],
[0.0000 0.0000 1.2220],
[0.0000 0.0000 1.2220],
[0.0000 0.0000 1.2220],
[0.0000 0.0000 1.2220],
[0.0000 0.0000 1.2220],
[0.0000 0.0000 1.2220],
[0.0000 0.0000 1.2220],
[0.0000 0.0000 1.2220],
[0.0000 0.0000 1.2220],
[0.0000 0.0000 1.2220],
[0.0000 0.0000 1.2220],
[0.0000 0.0000 1.2220],
[0.0000 0.0000 1.2220],
[0.0000 0.0000 1.2220],
[0.0000 0.0000 1.2220],
[0.0000 0.0000 1.2220],
[0.0000 0.0000 1.2220],
[0.0000 0.0000 1.2220],
[0.0000 0.0000 1.2220],
[0.0000 0.0000 1.2220],
[0.0000 0.0000 1.2220],
[0.0000 0.0000 1.2220],
[0.0000 0.0000 1.2220],
[0.0000 0.0000 1.2220],
[0.0000 0.0000 1.2220],
[0.0000 0.0000 1.2220],
[0.0000 0.0000 1.2220],
[0.0000 0.0000 1.2220],
[0.0000 0.0000 1.2220],
[0.0000 0.0000 1.2220],
[0.0000 0.0000 1.2220],
[0.0000 0.0000 1.2220],
[0.0000 0.0000 1.2220],
[0.0000 0.0000 1.2220],
[0.0000 0.0000 1.2220],
[0.0000 0.0000 1.2220],
[0.0000 0.0000 1.2220],
[0.0000 0.0000 1.2220],
[0.0000 0.0000 1.2220],
[0.0000 0.0000 1.2220],
[0.0000 0.0000 1.2220],
[0.0000 0.0000 1.2220],
[0.0000 0.0000 1.2220],
[0.0000 0.0000 1.2220],
[0.0000 0.0000 1.2220],
[0.0000 0.0000 1.2220],
[0.0000 0.0000 1.2220],
[0.0000 0.0000 1.2220],
[0.0000 0.0000 1.2220],
[0.0000 0.0000 1.2220],
[0.0000 0.0000 1.2220],
[0.0000 0.0000 1.2220],
[0.0000 0.0000 1.2220],
[0.0000 0.0000 1.2220],
[0.0000 0.0000 1.2220],
[0.0000 0.0000 1.2220],
[0.0000 0.0000 1.2220],
[0.0000 0.0000 1.2220],
[0.0000 0.0000 1.2220],
[0.0000 0.0000 1.2220],
[0.0000 0.0000 1.2220],
[0.0000 0.0000 1.2220],
[0.0000 0.0000 1.2220],
[0.0000 0.0750 1.2220],
[0.0000 0.0750 1.2220],
[0.0000 0.0750 1.2220],
[0.0000 0.0750 1.2220],
[0.0000 0.0750 1.2220],
[0.0000 0.0750 1.2220],
[0.0000 0.0750 1.2220],
[0.0000 0.0750 1.2220],
[0.0000 0.0750 1.2220],
[0.0000 0.0750 1.2220],
[0.0000 0.0750 1.2220],
[0.0000 0.0750 1.2220],
[0.0000 0.0750 1.2220],
[0.0000 0.0750 1.2220],
[0.0000 0.0750 1.2220],
[0.0000 0.0750 1.2220],
[0.0000 0.0750 1.2220],
[0.0000 0.0750 1.2220],
[0.0000 0.0750 1.2220],
[0.0000 0.0750 1.2220],
[0.0000 0.0750 1.2220],
[0.0000 0.0750 1.2220],
[0.0000 0.0750 1.2220],
[0.0000 0.0750 1.2220],
[0.0000 0.0750 1.2220],
[0.0000 0.1500 1.2220],
[0.0000 0.1500 1.2220],
[0.0000 0.1500 1.2220],
[0.0000 0.1500 1.2220],
[0.0000 0.1500 1.2220],
[0.0000 0.1500 1.2220],
[0.0000 0.1500 1.2220],
[0.0000 0.1500 1.2220],
[0.0000 0.1500 1.2220],
[0.0000 0.1500 1.2220],
[0.0000 0.1500 1.2220],
[0.0000 0.1500 1.2220],
[0.0000 0.1500 1.2220],
[0.0000 0.1500 1.2220],
[0.0000 0.1500 1.2220],
[0.0000 0.1500 1.2220],
[0.0000 0.1500 1.2220],
[0.0000 0.1500 1.2220],
[0.0000 0.1500 1.2220],
[0.0000 0.1500 1.2220],
[0.0000 0.1500 1.2220],
[0.0000 0.1500 1.2220],
[0.0000 0.1500 1.2220],
[0.0000 0.1500 1.2220],
[0.0000 0.1500 1.2220],
[0.0000 0.1500 1.2220],
[0.0000 0.1500 1.2220],
[0.0000 0.1500 1.2220],
[0.0000 0.1500 1.2220],
[0.0000 0.1500 1.2220],
[0.0000 0.1500 1.2220],
[0.0000 0.1500 1.2220],
[0.0000 0.1500 1.2220],
[0.0000 0.1500 1.2220],
[0.0000 0.1500 1.2220],
[0.0000 0.1500 1.2220],
[0.0000 0.1500 1.2220],
[0.0000 0.1500 1.2220],
[0.0000 0.1500 1.2220],
[0.0000 0.1500 1.2220],
[0.0000 0.1500 1.2220],
[0.0000 0.1500 1.2220],
[0.0000 0.1500 1.2220],
[0.0000 0.1500 1.2220],
[0.0000 0.1500 1.2220],
[0.0000 0.1500 1.2220],
[0.0000 0.1500 1.2220],
[0.0000 0.1500 1.2220],
[0.0000 0.1500 1.2220],
[0.0000 0.1500 1.2220],
[0.0000 0.2250 1.2220],
[0.0000 0.2250 1.2220],
[0.0000 0.2250 1.2220],
[0.0000 0.2250 1.2220],
[0.0000 0.2250 1.2220],
[0.0000 0.2250 1.2220],
[0.0000 0.2250 1.2220],
[0.0000 0.2250 1.2220],
[0.0000 0.2250 1.2220],
[0.0000 0.2250 1.2220],
[0.0000 0.2250 1.2220],
[0.0000 0.2250 1.2220],
[0.0000 0.2250 1.2220],
[0.0000 0.2250 1.2220],
[0.0000 0.2250 1.2220],
[0.0000 0.2250 1.2220],
[0.0000 0.2250 1.2220],
[0.0000 0.2250 1.2220],
[0.0000 0.2250 1.2220],
[0.0000 0.2250 1.2220],
[0.0000 0.2250 1.2220],
[0.0000 0.2250 1.2220],
[0.0000 0.2250 1.2220],
[0.0000 0.2250 1.2220],
[0.0000 0.2250 1.2220],
[0.0000 0.2250 1.2220],
[0.0000 0.2250 1.2220],
[0.0000 0.2250 1.2220],
[0.0000 0.2250 1.2220],
[0.0000 0.2250 1.2220],
[0.0000 0.2250 1.2220],
[0.0000 0.2250 1.2220],
[0.0000 0.2250 1.2220],
[0.0000 0.2250 1.2220],
[0.0000 0.2250 1.2220],
[0.0000 0.2250 1.2220],
[0.0000 0.2250 1.2220],
[0.0000 0.2250 1.2220],
[0.0000 0.2250 1.2220],
[0.0000 0.2250 1.2220],
[0.0000 0.2250 1.2220],
[0.0000 0.2250 1.2220],
[0.0000 0.2250 1.2220],
[0.0000 0.2250 1.2220],
[0.0000 0.2250 1.2220],
[0.0000 0.2250 1.2220],
[0.0000 0.2250 1.2220],
[0.0000 0.2250 1.2220],
[0.0000 0.2250 1.2220],
[0.0000 0.2250 1.2220],
[0.0000 0.2250 1.2220],
[0.0000 0.2250 1.2220],
[0.0000 0.2250 1.2220],
[0.0000 0.2250 1.2220],
[0.0000 0.2250 1.2220],
[0.0000 0.2250 1.2220],
[0.0000 0.2250 1.2220],
[0.0000 0.2250 1.2220],
[0.0000 0.2250 1.2220],
[0.0000 0.2250 1.2220],
[0.0000 0.2250 1.2220],
[0.0000 0.3000 1.2220],
[0.0000 0.3000 1.2220],
[0.0000 0.3000 1.2220],
[0.0000 0.3000 1.2220],
[0.0000 0.3000 1.2220],
[0.0000 0.3000 1.2220],
[0.0000 0.3000 1.2220],
[0.0000 0.3000 1.2220],
[0.0000 0.3000 1.2220],
[0.0000 0.3000 1.2220],
[0.0000 0.3000 1.2220],
[0.0000 0.3000 1.2220],
[0.0000 0.3000 1.2220],
[0.0000 0.3000 1.2220],
[0.0000 0.3000 1.2220],
[0.0000 0.3000 1.2220],
[0.0000 0.3000 1.2220],
[0.0000 0.3000 1.2220],
[0.0000 0.3000 1.2220],
[0.0000 0.3000 1.2220],
[0.0000 0.3000 1.2220],
[0.0000 0.3000 1.2220],
[0.0000 0.3000 1.2220],
[0.0000 0.3000 1.2220],
[0.0000 0.3000 1.2220],
[0.0000 0.3000 1.2220],
[0.0000 0.3000 1.2220],
[0.0000 0.3000 1.2220],
[0.0000 0.3000 1.2220],
[0.0000 0.3000 1.2220],
[0.0000 0.3000 1.2220],
[0.0000 0.3000 1.2220],
[0.0000 0.3000 1.2220],
[0.0000 0.3000 1.2220],
[0.0000 0.3000 1.2220],
[0.0000 0.3000 1.2220],
[0.0000 0.3000 1.2220],
[0.0000 0.3000 1.2220],
[0.0000 0.3000 1.2220],
[0.0000 0.3000 1.2220],
[0.0000 0.3000 1.2220],
[0.0000 0.3000 1.2220],
[0.0000 0.3000 1.2220],
[0.0000 0.3000 1.2220],
[0.0000 0.3000 1.2220],
[0.0000 0.3000 1.2220],
[0.0000 0.3000 1.2220],
[0.0000 0.3000 1.2220],
[0.0000 0.3000 1.2220],
[0.0000 0.3000 1.2220],
[0.0000 0.3000 1.2220],
[0.0000 0.3000 1.2220],
[0.0000 0.3000 1.2220],
[0.0000 0.3000 1.2220],
[0.0000 0.3000 1.2220],
[0.0000 0.3000 1.2220],
[0.0000 0.3000 1.2220],
[0.0000 0.3000 1.2220],
[0.0000 0.3000 1.2220],
[0.0131 0.2286 1.1971],
[0.0131 0.2286 1.1971],
[0.0131 0.2286 1.1971],
[0.0131 0.2286 1.1971],
[0.0131 0.2286 1.1971],
[0.0131 0.2286 1.1971],
[0.0131 0.2286 1.1971],
[0.0131 0.2286 1.1971],
[0.0131 0.2286 1.1971],
[0.0131 0.2286 1.1971],
[0.0131 0.2286 1.1971],
[0.0131 0.2286 1.1971],
[0.0131 0.2286 1.1971],
[0.0131 0.2286 1.1971],
[0.0131 0.2286 1.1971],
[0.0131 0.2286 1.1971],
[0.0131 0.2286 1.1971],
[0.0131 0.2286 1.1971],
[0.0131 0.2286 1.1971],
[0.0131 0.2286 1.1971],
[0.0131 0.2286 1.1971],
[0.0131 0.2286 1.1971],
[0.0131 0.2286 1.1971],
[0.0131 0.2286 1.1971],
[0.0131 0.2286 1.1971],
[0.0131 0.2286 1.1971],
[0.0131 0.2286 1.1971],
[0.0131 0.2286 1.1971],
[0.0131 0.2286 1.1971],
[0.0131 0.2286 1.1971],
[0.0131 0.2286 1.1971],
[0.0131 0.2286 1.1971],
[0.0131 0.2286 1.1971],
[0.0131 0.2286 1.1971],
[0.0131 0.2286 1.1971],
[0.0131 0.2286 1.1971],
[0.0131 0.2286 1.1971],
[0.0131 0.2286 1.1971],
[0.0131 0.2286 1.1971],
[0.0131 0.2286 1.1971],
[0.0131 0.2286 1.1971],
[0.0131 0.2286 1.1971],
[0.0131 0.2286 1.1971],
[0.0131 0.2286 1.1971],
[0.0131 0.2286 1.1971],
[0.0131 0.2286 1.1971],
[0.0131 0.2286 1.1971],
[0.0131 0.2286 1.1971],
[0.0131 0.2286 1.1971],
[0.0131 0.2286 1.1971],
[0.0131 0.2286 1.1971],
[0.0131 0.2286 1.1971],
[0.0131 0.2286 1.1971],
[0.0131 0.2286 1.1971],
[0.0131 0.2286 1.1971],
[0.0131 0.2286 1.1971],
[0.0131 0.2286 1.1971],
[0.0131 0.2286 1.1971],
[0.0131 0.2286 1.1971],
[0.0131 0.2286 1.1971],
[0.0131 0.2286 1.1971],
[0.0131 0.2286 1.1971],
[0.0131 0.2286 1.1971],
[0.0131 0.2286 1.1971],
[0.0131 0.2286 1.1971],
[0.0131 0.2286 1.1971],
[0.0131 0.2286 1.1971],
[0.0131 0.2286 1.1971],
[0.0131 0.2286 1.1971],
[0.0131 0.2286 1.1971],
[0.0131 0.2286 1.1971],
[0.0131 0.2286 1.1971],
[0.0131 0.2286 1.1971],
[0.0131 0.2286 1.1971],
[0.0131 0.2286 1.1971],
[0.0131 0.2286 1.1971],
[0.0131 0.2286 1.1971],
[0.0131 0.2286 1.1971],
[0.0131 0.2286 1.1971],
[0.0131 0.2286 1.1971],
[0.0131 0.2286 1.1971],
[0.0131 0.2286 1.1971],
[0.0131 0.2286 1.1971],
[0.0131 0.2286 1.1971],
[0.0131 0.2286 1.1971],
[0.0131 0.2286 1.1971],
[0.0131 0.2286 1.1971],
[0.0131 0.2286 1.1971],
[0.0131 0.2286 1.1971],
[0.0131 0.2286 1.1971],
[0.0131 0.2286 1.1971],
[0.0131 0.2286 1.1971],
[0.0131 0.2286 1.1971],
[0.0131 0.2286 1.1971],
[0.0131 0.2286 1.1971],
[0.0131 0.2286 1.1971],
[0.0131 0.2286 1.1971],
[0.0131 0.2286 1.1971],
[0.0131 0.2286 1.1971],
[0.0131 0.2286 1.1971],
[0.0131 0.2286 1.1971],
[0.0131 0.2286 1.1971],
[0.0131 0.2286 1.1971],
[0.0131 0.2286 1.1971],
[0.0131 0.2286 1.1971],
[0.0131 0.2286 1.1971],
[0.0131 0.2286 1.1971],
[0.0131 0.2286 1.1971],
[0.0131 0.2286 1.1971],
[0.0131 0.2286 1.1971],
[0.0131 0.2286 1.1971],
[0.0131 0.2286 1.1971],
[0.0131 0.2286 1.1971],
[0.0131 0.2286 1.1971],
[0.0131 0.2286 1.1971],
[0.0131 0.2286 1.1971],
[0.0131 0.2286 1.1971],
[0.0131 0.2286 1.1971],
[0.0131 0.2286 1.1971],
[0.0131 0.2286 1.1971],
[0.0131 0.2286 1.1971],
[0.0131 0.2286 1.1971],
[0.0131 0.2286 1.1971],
[0.0131 0.2286 1.1971],
[0.0131 0.2286 1.1971],
[0.0131 0.2286 1.1971],
[0.0131 0.2286 1.1971],
[0.0131 0.2286 1.1971],
[0.0131 0.2286 1.1971],
[0.0131 0.2286 1.1971],
[0.0131 0.2286 1.1971],
[0.0131 0.2286 1.1971],
[0.0131 0.2286 1.1971],
[0.0131 0.2286 1.1971],
[0.0131 0.2286 1.1971],
[0.0131 0.2286 1.1971],
[0.0131 0.2286 1.1971],
[0.0131 0.2286 1.1971],
[0.0131 0.2286 1.1971],
[0.0131 0.2286 1.1971],
[0.0131 0.2286 1.1971],
[0.0131 0.2286 1.1971],
[0.0131 0.2286 1.1971],
[0.0131 0.2286 1.1971],
[0.0131 0.2286 1.1971],
[0.0131 0.2286 1.1971],
[0.0131 0.2286 1.1971],
[0.0131 0.2286 1.1971],
[0.0131 0.2286 1.1971],
[0.0131 0.2286 1.1971],
[0.0131 0.2286 1.1971],
[0.0131 0.2286 1.1971],
[0.0131 0.2286 1.1971],
[0.0131 0.2286 1.1971],
[0.0131 0.2286 1.1971],
[0.0131 0.2286 1.1971],
[0.0131 0.2286 1.1971],
[0.0131 0.2286 1.1971],
[0.0131 0.2286 1.1971],
[0.0131 0.2286 1.1971],
[0.0131 0.2286 1.1971],
[0.0131 0.2286 1.1971],
[0.0131 0.2286 1.1971],
[0.0131 0.2286 1.1971],
[0.0131 0.2286 1.1971],
[0.0131 0.2286 1.1971],
[0.0131 0.2286 1.1971],
[0.0131 0.2286 1.1971],
[0.0131 0.2286 1.1971],
[0.0131 0.2286 1.1971],
[0.0131 0.2286 1.1971],
[0.0131 0.2286 1.1971],
[0.0131 0.2286 1.1971],
[0.0131 0.2286 1.1971],
[0.0131 0.2286 1.1971],
[0.0131 0.2286 1.1971],
[0.0131 0.2286 1.1971],
[0.0131 0.2286 1.1971],
[0.0131 0.2286 1.1971],
[0.0131 0.2286 1.1971],
[0.0131 0.2286 1.1971],
[0.0131 0.2286 1.1971],
[0.0131 0.2286 1.1971],
[0.0131 0.2286 1.1971],
[0.0131 0.2286 1.1971],
[0.0131 0.2286 1.1971],
[0.0131 0.2286 1.1971],
[0.0131 0.2286 1.1971],
[0.0131 0.2286 1.1971],
[0.0131 0.2286 1.1971],
[0.0131 0.2286 1.1971],
[0.0131 0.2286 1.1971],
[0.0131 0.2286 1.1971],
[0.0131 0.2286 1.1971],
[0.0131 0.2286 1.1971],
[0.0131 0.2286 1.1971],
[0.0131 0.2286 1.1971],
[0.0131 0.2286 1.1971],
[0.0131 0.2286 1.1971],
[0.0131 0.2286 1.1971],
[0.0131 0.2286 1.1971],
[0.0131 0.2286 1.1971],
[0.0131 0.2286 1.1971],
[0.0131 0.2286 1.1971],
[0.0131 0.2286 1.1971],
[0.0131 0.2286 1.1971],
[0.0131 0.2286 1.1971],
[0.0131 0.2286 1.1971],
[0.0131 0.2286 1.1971],
[0.0131 0.2286 1.1971],
[0.0131 0.2286 1.1971],
[0.0131 0.2286 1.1971],
[0.0131 0.2286 1.1971],
[0.0131 0.2286 1.1971],
[0.0131 0.2286 1.1971],
[0.0131 0.2286 1.1971],
[0.0131 0.2286 1.1971],
[0.0131 0.2286 1.1971],
[0.0131 0.2286 1.1971],
[0.0131 0.2286 1.1971],
[0.0131 0.2286 1.1971],
[0.0131 0.2286 1.1971],
[0.0131 0.2286 1.1971],
[0.0131 0.2286 1.1971],
[0.0131 0.2286 1.1971],
[0.0131 0.2286 1.1971],
[0.0131 0.2286 1.1971],
[0.0131 0.2286 1.1971],
[0.0131 0.2286 1.1971],
[0.0131 0.2286 1.1971],
[0.0131 0.2286 1.1971],
[0.0131 0.2286 1.1971],
[0.0131 0.2286 1.1971],
[0.0131 0.2286 1.1971],
[0.0131 0.2286 1.1971],
[0.0131 0.2286 1.1971],
[0.0131 0.2286 1.1971],
[0.0131 0.2286 1.1971],
[0.0131 0.2286 1.1971],
[0.0131 0.2286 1.1971],
[0.0131 0.2286 1.1971],
[0.0131 0.2286 1.1971],
[0.0131 0.2286 1.1971],
[0.0131 0.2286 1.1971],
[0.0131 0.2286 1.1971],
[0.0131 0.2286 1.1971],
[0.0131 0.2286 1.1971],
[0.0131 0.2286 1.1971],
[0.0131 0.2286 1.1971],
[0.0131 0.2286 1.1971],
[0.0131 0.2286 1.1971],
[0.0131 0.2286 1.1971],
[0.0131 0.2286 1.1971],
[0.0131 0.2286 1.1971],
[0.0131 0.2286 1.1971],
[0.0131 0.2286 1.1971],
[0.0131 0.2286 1.1971],
[0.0131 0.2286 1.1971],
[0.0131 0.2286 1.1971],
[0.0131 0.2286 1.1971],
[0.0131 0.2286 1.1971],
[0.0131 0.2286 1.1971],
[0.0131 0.2286 1.1971],
[0.0131 0.2286 1.1971],
[0.0131 0.2286 1.1971],
[0.0131 0.2286 1.1971],
[0.0131 0.2286 1.1971],
[0.0131 0.2286 1.1971],
[0.0131 0.2286 1.1971],
[0.0131 0.2286 1.1971],
[0.0131 0.2286 1.1971],
[0.0131 0.2286 1.1971],
[0.0131 0.2286 1.1971],
[0.0131 0.2286 1.1971],
[0.0131 0.2286 1.1971],
[0.0131 0.2286 1.1971],
[0.0131 0.2286 1.1971],
[0.0131 0.2286 1.1971],
[0.0131 0.2286 1.1971],
[0.0131 0.2286 1.1971],
[0.0131 0.2286 1.1971],
[0.0131 0.2286 1.1971],
[0.0131 0.2286 1.1971],
[0.0131 0.2286 1.1971],
[0.0131 0.2286 1.1971],
[0.0131 0.2286 1.1971],
[0.0131 0.2286 1.1971],
[0.0131 0.2286 1.1971],
[0.0131 0.2286 1.1971],
[0.0131 0.2286 1.1971],
[0.0131 0.2286 1.1971],
[0.0131 0.2286 1.1971],
[0.0131 0.2286 1.1971],
[0.0131 0.2286 1.1971],
[0.0131 0.2286 1.1971],
[0.0131 0.2286 1.1971],
[0.0131 0.2286 1.1971],
[0.0131 0.2286 1.1971],
[0.0131 0.2286 1.1971],
[0.0131 0.2286 1.1971],
[0.0131 0.2286 1.1971],
[0.0131 0.2286 1.1971],
[0.0131 0.2286 1.1971],
[0.0131 0.2286 1.1971],
[0.0131 0.2286 1.1971],
[0.0131 0.2286 1.1971],
[0.0131 0.2286 1.1971]];


k = linspace(1,979,979);
k = k*.035;
figure(1);
plot(k,ActualPos(:,1))
hold on
plot(k,DesiredPos(:,1))
plot(k,ActualPos(:,2))
plot(k,DesiredPos(:,2))
plot(k,ActualPos(:,3))
plot(k,DesiredPos(:,3))
legend('Actual_X','Desired_X','Actual_Y','Desired_Y','Actual_Z','Desired_Z');
xlabel('Time [s]');
ylabel('Position [M]');
hold off
figure(2);
plot3(ActualPos(:,1),ActualPos(:,2),ActualPos(:,3),LineStyle='--')
plot3(DesiredPos(:,1),DesiredPos(:,2),DesiredPos(:,3),LineStyle="-")
hold off
